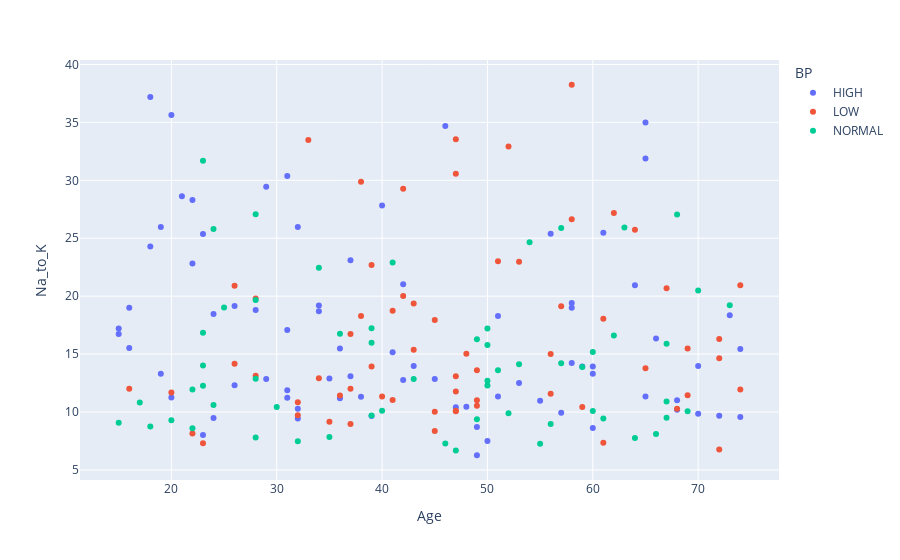

The notebook cell this image was saved under:
### Code cell
fig = px.scatter(df2, x='Age', y='Na_to_K', color='BP')
fig.show()

### Figure 1 — Plotly figure (JSON) as saved in the notebook; plotly's stock layout.template omitted (floating-point values rounded to 4 significant figures)
{"data": [{"hovertemplate": "BP=HIGH<br>Age=%{x}<br>Na_to_K=%{y}<extra></extra>", "legendgroup": "HIGH", "marker": {"color": "#636efa", "symbol": "circle"}, "mode": "markers", "name": "HIGH", "orientation": "v", "showlegend": true, "type": "scatter", "x": [23, 34, 16, 43, 32, 28, 31, 74, 65, 32, 58, 37, 58, 24, 68, 65, 40, 34, 24, 60, 29, 18, 70, 31, 36, 26, 19, 60, 38, 59, 37, 41, 29, 56, 20, 15, 31, 45, 22, 72, 50, 51, 32, 61, 15, 53, 19, 66, 42, 55, 35, 51, 49, 60, 74, 39, 26, 49, 68, 31, 57, 21, 16, 20, 42, 73, 48, 22, 36, 18, 70, 47, 65, 64, 58, 23, 46], "xaxis": "x", "y": [25.36, 19.2, 15.52, 13.97, 25.97, 18.81, 30.37, 9.567, 31.88, 9.445, 14.24, 13.09, 19.42, 18.46, 10.19, 11.34, 27.83, 18.7, 9.475, 13.3, 12.86, 24.28, 13.97, 17.07, 11.2, 19.16, 13.31, 13.93, 11.33, 13.94, 23.09, 15.16, 29.45, 25.39, 35.64, 16.73, 11.87, 12.85, 28.29, 9.677, 7.49, 18.3, 10.29, 25.48, 17.21, 12.49, 25.97, 16.35, 21.04, 10.98, 12.89, 11.34, 6.269, 8.621, 15.44, 9.664, 12.31, 8.7, 11.01, 11.23, 9.945, 28.63, 19.01, 11.26, 12.77, 18.35, 10.45, 22.82, 15.49, 37.19, 9.849, 10.4, 35.0, 20.93, 18.99, 8.011, 34.69], "yaxis": "y"}, {"hovertemplate": "BP=LOW<br>Age=%{x}<br>Na_to_K=%{y}<extra></extra>", "legendgroup": "LOW", "marker": {"color": "#EF553B", "symbol": "circle"}, "mode": "markers", "name": "LOW", "orientation": "v", "showlegend": true, "type": "scatter", "x": [47, 47, 61, 41, 43, 47, 43, 74, 69, 23, 57, 47, 48, 33, 39, 45, 49, 39, 68, 28, 62, 26, 38, 67, 45, 26, 32, 32, 47, 69, 42, 56, 36, 58, 28, 37, 42, 35, 65, 47, 52, 49, 74, 64, 37, 61, 22, 72, 37, 49, 53, 59, 34, 38, 58, 51, 45, 41, 20, 72, 72, 56, 16, 40], "xaxis": "x", "y": [13.09, 10.11, 18.04, 11.04, 19.37, 11.77, 15.38, 20.94, 11.46, 7.298, 19.13, 30.57, 15.04, 33.49, 22.7, 17.95, 11.01, 13.94, 10.29, 19.8, 27.18, 14.16, 29.88, 20.69, 8.37, 20.91, 10.84, 9.712, 10.07, 15.48, 29.27, 15.02, 11.42, 38.25, 13.13, 8.968, 20.01, 9.17, 13.77, 33.54, 32.92, 13.6, 11.94, 25.74, 12.01, 7.34, 8.151, 14.64, 16.72, 10.54, 22.96, 10.44, 12.92, 18.3, 26.64, 23.0, 10.02, 18.74, 11.69, 16.31, 6.769, 11.57, 12.01, 11.35], "yaxis": "y"}, {"hovertemplate": "BP=NORMAL<br>Age=%{x}<br>Na_to_K=%{y}<extra></extra>", "legendgroup": "NORMAL", "marker": {"color": "#00cc96", "symbol": "circle"}, "mode": "markers", "name": "NORMAL", "orientation": "v", "showlegend": true, "type": "scatter", "x": [28, 22, 49, 60, 50, 63, 49, 18, 53, 46, 39, 15, 73, 50, 23, 50, 66, 23, 67, 60, 68, 17, 54, 28, 24, 41, 64, 51, 50, 62, 56, 22, 23, 47, 20, 67, 40, 28, 34, 36, 35, 32, 70, 24, 69, 61, 55, 30, 43, 57, 28, 39, 25, 39, 67, 59, 57, 52, 23], "xaxis": "x", "y": [7.798, 8.607, 16.27, 15.17, 12.7, 25.92, 9.381, 8.75, 14.13, 7.285, 9.709, 9.084, 19.22, 15.79, 12.26, 12.29, 8.107, 31.69, 10.9, 10.09, 27.05, 10.83, 24.66, 19.68, 10.61, 22.91, 7.761, 13.6, 17.21, 16.59, 8.966, 11.95, 16.85, 6.683, 9.281, 9.514, 10.1, 27.06, 22.46, 16.75, 7.845, 7.477, 20.49, 25.79, 10.06, 9.443, 7.261, 10.44, 12.86, 14.22, 12.88, 17.23, 19.01, 15.97, 15.89, 13.88, 25.89, 9.894, 14.02], "yaxis": "y"}], "layout": {"legend": {"title": {"text": "BP"}, "tracegroupgap": 0}, "margin": {"t": 60}, "xaxis": {"anchor": "y", "domain": [0, 1], "title": {"text": "Age"}}, "yaxis": {"anchor": "x", "domain": [0, 1], "title": {"text": "Na_to_K"}}}}
